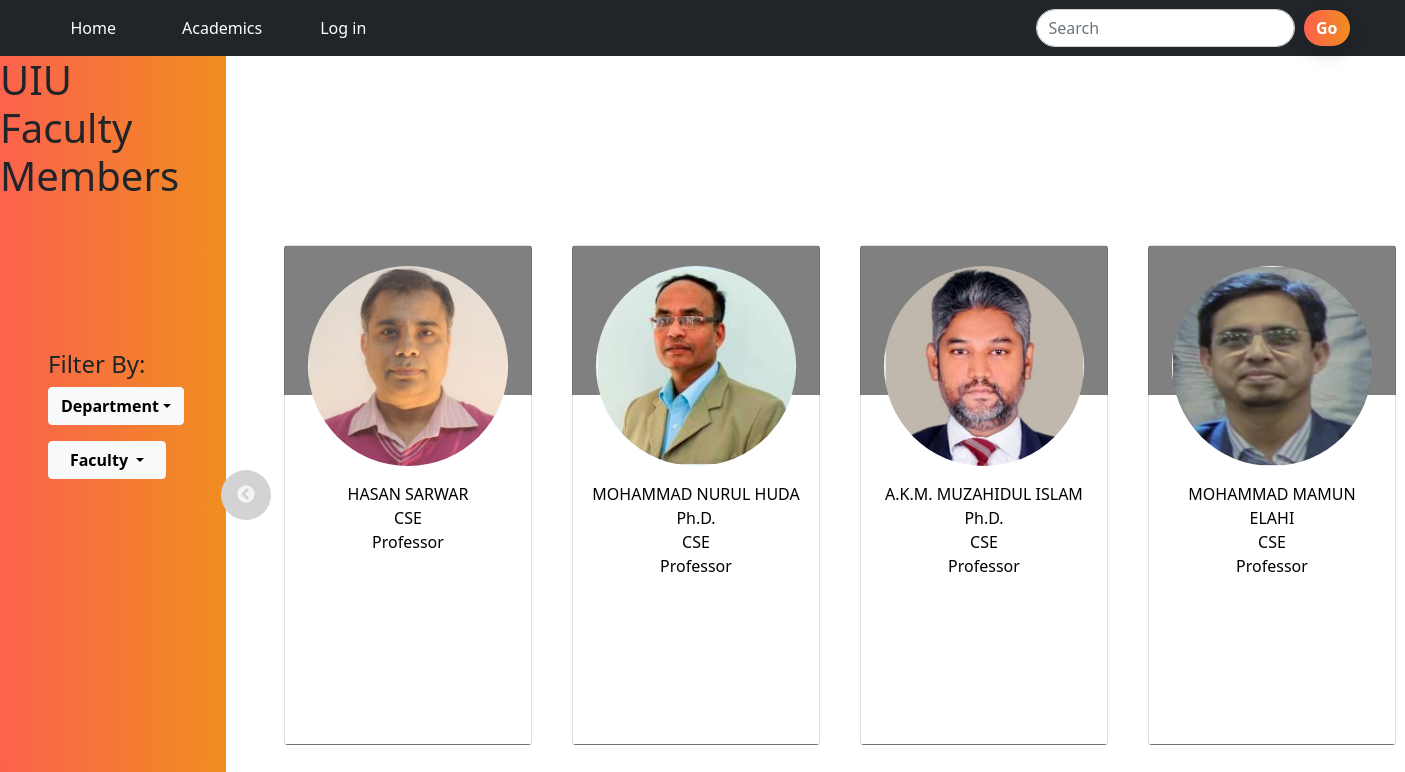
The app's page /member_sort.php?Dept=CSE with its own data.
### member_sort.php (the view, shortened to what this page needs)
<?php include "header.php" ?>
<?php include "navber.php" ?>
<?php
$conn = mysqli_connect('localhost','root','','smart reception');
?>
<!DOCTYPE html>
<html lang="en">
<head>
    <link rel="stylesheet" href="slick-1.8.1/slick/slick-theme.css">
</head>
<body>
    <div class="row">
      <div class="col-md-2" style="background-image: linear-gradient(to right ,#fc604f , #f08d20); height:920px;">
            <?php include "sidebar.php" ?>
      </div>
      <div class="col-md-10" style="width: 1200px;">
      <div class="container slider" style="margin-top:-250px; margin-left: 220px;">
                  <?php
                if(isset($_GET['Dept']) || isset($_GET['Category'])){
                    $Dept=$_GET['Dept'];
                $sql ="SELECT id, image, Name ,Dept,Category from `faculty/member` where Dept='$Dept'  ";
                $data = mysqli_query($conn, $sql);
                $check_result= mysqli_num_rows($data)> 0;
                if($check_result){
                  while( $rows = mysqli_fetch_array( $data ) )
                  {
                      ?>
                  <div class="card" style="height:500px; background: linear-gradient(to top, white 70%, gray 50%); margin-left:40px;">
                 <center><a href="apnt.php?id=<?php echo $rows ['id']?>"> <img src="Admin/e-receptiobn_admin/imeges/faculty_members/<?php echo $rows ['image']?>" class="card-img-center" style="height:200px;width:200px; border-radius:100%;margin-top:20px;" alt="..."></a></center>
                  <div class="card-body" style="color:black;text-align:center;">
                            <span><?php echo $rows ['Name']?></span>
                            <br>
                            <span><?php echo $rows ['Dept']?></span>
                            <br>
                            <span>
                            <?php echo $rows ['Category']?></span>
                  </div>
                </div>
<?php
    }
}
else{
  ?>
<h2  style="color:white;font-size:35px;">Datas are  currently not available.</h2>
<?php
}
}
?>
  </div>
</div>
     </div>
</body>
</html>

### records on screen
faculty/member: image (picture), Name "HASAN SARWAR", Dept "CSE", Category "Professor"
faculty/member: image (picture), Name "MOHAMMAD NURUL HUDA Ph.D.", Dept "CSE", Category "Professor"
faculty/member: image (picture), Name "A.K.M. MUZAHIDUL ISLAM Ph.D.", Dept "CSE", Category "Professor"
faculty/member: image (picture), Name "MOHAMMAD MAMUN ELAHI", Dept "CSE", Category "Professor"
